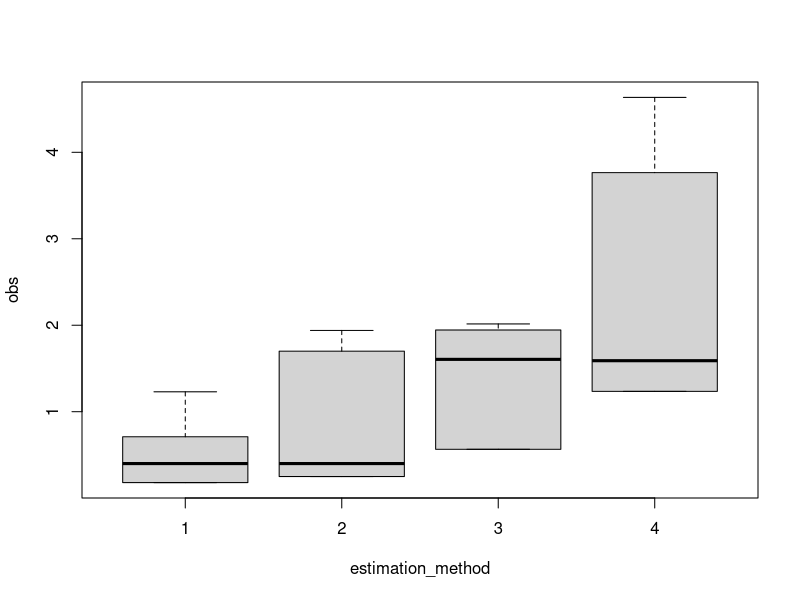

Reproduce this figure in R.
## ---- chunk 1
knitr::opts_chunk$set(echo = TRUE)
## ---- chunk 2

estimation_method1 <- c(0.34, 0.12, 1.23, 0.7, 1.75, .12)
median_method1 <- median(estimation_method1)
estimation_method2 <- c(0.91, 2.94, 2.14, 2.36, 2.86, 4.55)
median_method2 <- median(estimation_method2)

estimation_method3 <-  c(6.31, 8.37, 9.75, 6.09, 9.82, 7.24)
median_method3 <- median(estimation_method3)

estimation_method4 <- c(17.15, 11.82, 10.95, 17.2, 14.35, 16.82)
median_method4 <- median(estimation_method4)

estimation_method1_levene <- abs(estimation_method1 - median_method1)
estimation_method2_levene <- abs(estimation_method2 - median_method2)
estimation_method3_levene <- abs(estimation_method3 - median_method3)
estimation_method4_levene <- abs(estimation_method4 - median_method4)

obs <- c(estimation_method1_levene, estimation_method2_levene, estimation_method3_levene, estimation_method4_levene)

estimation_method <- as.factor(sort(rep(seq(1, 4, 1), times = 6)))
df <- data.frame(estimation_method, obs)
df
## ---- chunk 3
plot(obs~estimation_method, data = df)
## ---- chunk 4
library(dplyr)

stat <- df %>%
  group_by(estimation_method) %>%
  summarise(media = mean(obs),
            variancia = var(obs),
            total = sum(obs))
stat

## ---- chunk 5
n <- 6
y__ <- sum(df$obs)
y__mean <- y__/nrow(df)

SS_treatments <- n*sum((stat$media - y__mean)^2)
MS_treatments <- SS_treatments/3

SS_t <- sum(df$obs^2) - ((sum(stat$total))^2)/nrow(df)

SS_e <- SS_t - SS_treatments

MS_e <- SS_e/(nrow(df)-4)


MS_treatments
MS_e



